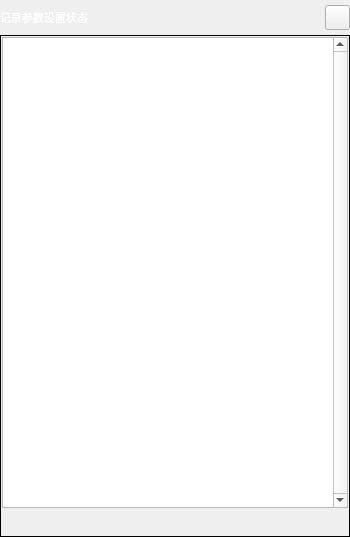
<?xml version="1.0" encoding="UTF-8"?>
<ui version="4.0">
 <class>DialogLogPar</class>
 <widget class="QDialog" name="DialogLogPar">
  <property name="geometry">
   <rect>
    <x>0</x>
    <y>0</y>
    <width>350</width>
    <height>537</height>
   </rect>
  </property>
  <property name="minimumSize">
   <size>
    <width>350</width>
    <height>537</height>
   </size>
  </property>
  <property name="maximumSize">
   <size>
    <width>700</width>
    <height>1075</height>
   </size>
  </property>
  <property name="font">
   <font>
    <family>微软雅黑</family>
    <pointsize>8</pointsize>
   </font>
  </property>
  <property name="windowTitle">
   <string notr="true">记录参数设置状态</string>
  </property>
  <layout class="QVBoxLayout" name="verticalLayoutForm">
   <property name="spacing">
    <number>0</number>
   </property>
   <property name="margin">
    <number>0</number>
   </property>
   <item>
    <widget class="QFrame" name="frameTitle">
     <property name="sizePolicy">
      <sizepolicy hsizetype="Preferred" vsizetype="Fixed">
       <horstretch>0</horstretch>
       <verstretch>0</verstretch>
      </sizepolicy>
     </property>
     <property name="minimumSize">
      <size>
       <width>0</width>
       <height>35</height>
      </size>
     </property>
     <property name="maximumSize">
      <size>
       <width>16777215</width>
       <height>35</height>
      </size>
     </property>
     <property name="styleSheet">
      <string notr="true">QFrame#frameTitle
{
	background-color: transparent;
	border-image: url(:/img/widget/DialogTitle.png) 0 12 0 12;
	border-left: 12px transparent;
	border-right: 12px transparent;
}
</string>
     </property>
     <property name="frameShape">
      <enum>QFrame::NoFrame</enum>
     </property>
     <property name="frameShadow">
      <enum>QFrame::Raised</enum>
     </property>
     <layout class="QHBoxLayout" name="horizontalLayoutTitle">
      <property name="spacing">
       <number>5</number>
      </property>
      <property name="margin">
       <number>0</number>
      </property>
      <item>
       <widget class="QLabel" name="labelTitle">
        <property name="sizePolicy">
         <sizepolicy hsizetype="Preferred" vsizetype="Fixed">
          <horstretch>0</horstretch>
          <verstretch>0</verstretch>
         </sizepolicy>
        </property>
        <property name="minimumSize">
         <size>
          <width>0</width>
          <height>25</height>
         </size>
        </property>
        <property name="maximumSize">
         <size>
          <width>16777215</width>
          <height>25</height>
         </size>
        </property>
        <property name="font">
         <font>
          <family>微软雅黑</family>
          <pointsize>8</pointsize>
          <weight>50</weight>
          <bold>false</bold>
         </font>
        </property>
        <property name="styleSheet">
         <string notr="true">QLabel#labelTitle
{
	color: white;
}
</string>
        </property>
        <property name="frameShape">
         <enum>QFrame::NoFrame</enum>
        </property>
        <property name="text">
         <string>记录参数设置状态</string>
        </property>
       </widget>
      </item>
      <item>
       <widget class="xPushButton" name="pushButtonClose">
        <property name="sizePolicy">
         <sizepolicy hsizetype="Fixed" vsizetype="Fixed">
          <horstretch>0</horstretch>
          <verstretch>0</verstretch>
         </sizepolicy>
        </property>
        <property name="minimumSize">
         <size>
          <width>25</width>
          <height>25</height>
         </size>
        </property>
        <property name="maximumSize">
         <size>
          <width>25</width>
          <height>25</height>
         </size>
        </property>
        <property name="font">
         <font>
          <family>微软雅黑</family>
          <pointsize>8</pointsize>
         </font>
        </property>
        <property name="focusPolicy">
         <enum>Qt::NoFocus</enum>
        </property>
        <property name="styleSheet">
         <string notr="true">QPushButton#pushButtonClose:!pressed
{
	border-image: url(:/img/widget/BtnCloseNormal.png);
}

QPushButton#pushButtonClose:pressed
{
	border-image: url(:/img/widget/BtnClosePress.png);
}
</string>
        </property>
        <property name="text">
         <string notr="true"/>
        </property>
        <property name="iconSize">
         <size>
          <width>32</width>
          <height>32</height>
         </size>
        </property>
       </widget>
      </item>
     </layout>
    </widget>
   </item>
   <item>
    <widget class="QFrame" name="frameMainArea">
     <property name="font">
      <font>
       <family>微软雅黑</family>
       <pointsize>8</pointsize>
      </font>
     </property>
     <property name="styleSheet">
      <string notr="true"/>
     </property>
     <property name="frameShape">
      <enum>QFrame::Panel</enum>
     </property>
     <property name="frameShadow">
      <enum>QFrame::Plain</enum>
     </property>
     <property name="IsMainArea" stdset="0">
      <bool>true</bool>
     </property>
     <layout class="QVBoxLayout" name="verticalLayoutFrame">
      <property name="spacing">
       <number>2</number>
      </property>
      <property name="margin">
       <number>1</number>
      </property>
      <item>
       <widget class="QPlainTextEdit" name="textDisplay">
        <property name="font">
         <font>
          <family>微软雅黑</family>
          <pointsize>8</pointsize>
          <weight>50</weight>
          <bold>false</bold>
         </font>
        </property>
        <property name="focusPolicy">
         <enum>Qt::NoFocus</enum>
        </property>
        <property name="acceptDrops">
         <bool>false</bool>
        </property>
        <property name="styleSheet">
         <string notr="true"/>
        </property>
        <property name="verticalScrollBarPolicy">
         <enum>Qt::ScrollBarAlwaysOn</enum>
        </property>
        <property name="documentTitle">
         <string notr="true"/>
        </property>
        <property name="undoRedoEnabled">
         <bool>false</bool>
        </property>
        <property name="readOnly">
         <bool>true</bool>
        </property>
        <property name="plainText">
         <string/>
        </property>
        <property name="textInteractionFlags">
         <set>Qt::NoTextInteraction</set>
        </property>
        <property name="centerOnScroll">
         <bool>false</bool>
        </property>
       </widget>
      </item>
      <item>
       <widget class="QLabel" name="labelTime">
        <property name="sizePolicy">
         <sizepolicy hsizetype="Preferred" vsizetype="Fixed">
          <horstretch>0</horstretch>
          <verstretch>0</verstretch>
         </sizepolicy>
        </property>
        <property name="minimumSize">
         <size>
          <width>0</width>
          <height>25</height>
         </size>
        </property>
        <property name="maximumSize">
         <size>
          <width>16777215</width>
          <height>25</height>
         </size>
        </property>
        <property name="font">
         <font>
          <family>微软雅黑</family>
          <pointsize>8</pointsize>
          <weight>50</weight>
          <bold>false</bold>
         </font>
        </property>
        <property name="frameShape">
         <enum>QFrame::NoFrame</enum>
        </property>
        <property name="frameShadow">
         <enum>QFrame::Sunken</enum>
        </property>
        <property name="text">
         <string notr="true"/>
        </property>
        <property name="margin">
         <number>5</number>
        </property>
       </widget>
      </item>
     </layout>
    </widget>
   </item>
  </layout>
 </widget>
 <customwidgets>
  <customwidget>
   <class>xPushButton</class>
   <extends>QPushButton</extends>
   <header>xpushbutton.h</header>
  </customwidget>
 </customwidgets>
 <resources/>
 <connections>
  <connection>
   <sender>pushButtonClose</sender>
   <signal>clicked()</signal>
   <receiver>DialogLogPar</receiver>
   <slot>reject()</slot>
   <hints>
    <hint type="sourcelabel">
     <x>662</x>
     <y>24</y>
    </hint>
    <hint type="destinationlabel">
     <x>806</x>
     <y>34</y>
    </hint>
   </hints>
  </connection>
 </connections>
</ui>
